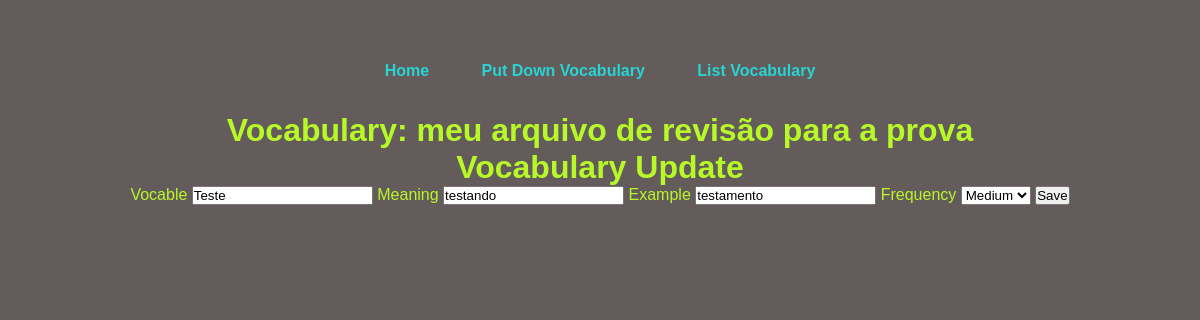
Screenshot of /update/1 with the database file from the repository.
### vocabulario_app/models.py (models this page shows, shortened)
class Word(models.Model):
    FREQUENCIA_TIPOS = [
        ('alta', 'alta'),
        ('media', 'media'),
        ('baixa', 'baixa'),
    ]
    vocabulo = models.CharField(max_length=100)
    significado = models.CharField(max_length=200)
    exemplo = models.CharField(max_length=200)
    frequencia = models.CharField(max_length=20, choices=FREQUENCIA_TIPOS)
    created_at = models.DateTimeField(auto_now_add=True)
    updated_at = models.DateTimeField(auto_now=True)

### vocabulario_app/views.py (the view, shortened to what this page needs)
# urls.py: path('update/<int:id>', views.update_vocabulary, name='update_vocabulary'),
def update_vocabulary(request, id):
    if request.method == 'GET':
        word_found = Word.objects.get(id=id)
        return render(request, 'vocabulario_app/pages/update_vocabulary.html', context={'found': word_found})

### vocabulario_app/templates/vocabulario_app/pages/update_vocabulary.html (shortened to what this page needs)
{% extends "vocabulario_app/global/index.html" %}
{% load static %}
{% block content %}
    <main id="container-update-words">
        <h1>Vocabulary Update</h1>
        <form action="{% url 'update_vocabulary' found.id %}" method="POST">
            <label for="vocabulo" >Vocable</label>
            <input type="text" name="vocabulo" value="{{found.vocabulo}}">
            <label for="significado">Meaning</label>
            <input type="text" name="significado" value="{{found.significado}}">
            <label for="exemplo">Example</label>
            <input type="text" name="exemplo" value="{{found.exemplo}}">
            <label for="frequencia">Frequency</label>
            <select name="frequencia">
                <option value="media" {% if found.frequencia == 'media' %}selected{% endif %}>Medium</option>
            </select>
            <button type="submit">Save</button>
        </form>
    </main>
{% endblock content %}

### vocabulario_app/static/css/index.css (style rules this page uses)
* { margin: 0; padding: 0; box-sizing: border-box; }
:root { --background: #3D3D3D; --background2: #645b5b; --color: #161F30; --color2: #b7f829; --color3: #299292; --color4: #173540; --color5: #f34fcf; --color6: #29d4d4; }
body { font-family: 'Poppins', sans-serif; background-color: var(--background2); color: var(--color2); min-height: 100vh; width: 100%; display: flex; flex-direction: column; align-items: center; margin-top: 30px; text-align: center; }

### rows the page displays
Word: vocabulo "Teste", significado "testando", exemplo "testamento", frequencia "Medium"
